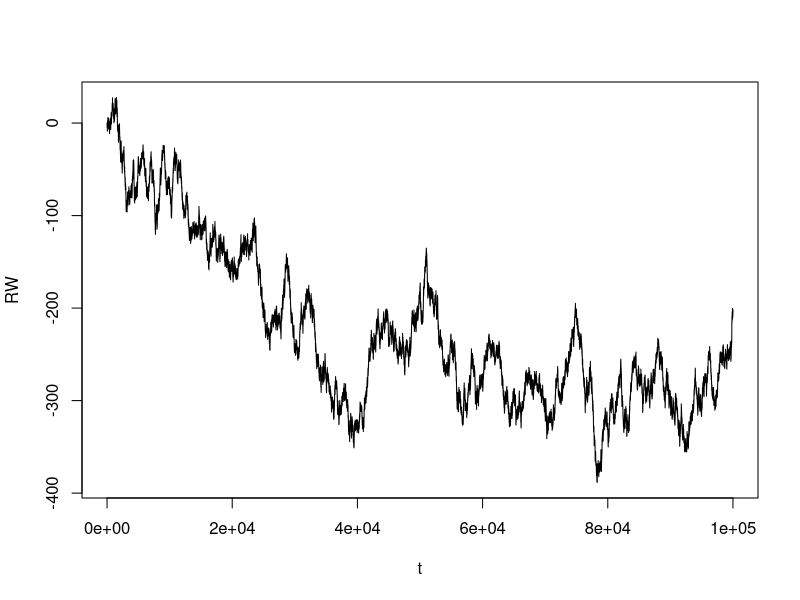
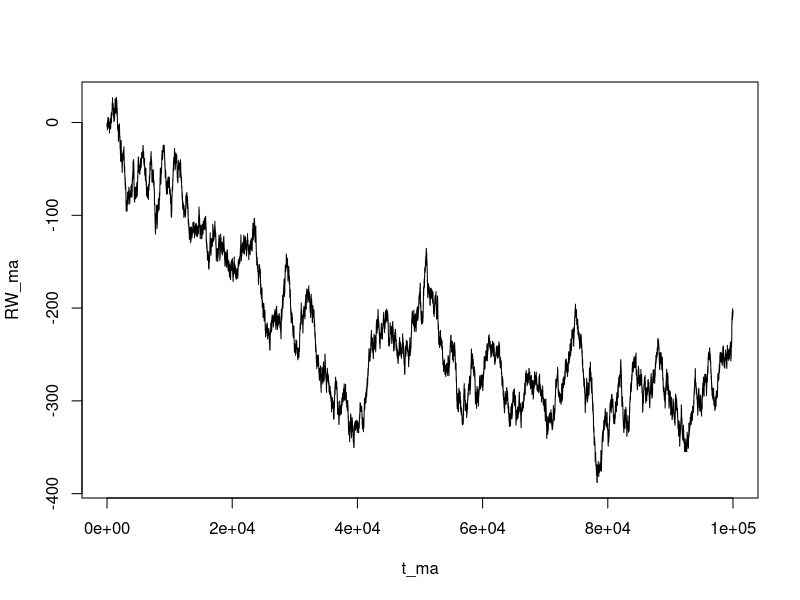

Reproduce these figures in R, in order.
# Moving Average
# is a symmetrical MA unbiased

library(forecast)

# generate random walk
n <- 100000 # convergance only becomes clear with many observations
t <- seq(1,n, by = 1)
WN <- rnorm(n) # white noise
RW <- cumsum(WN) # random walk without drift

# plot the random walk
plot(t, RW, type = 'l')

# moving average of order 3
RW_ma <- ma(RW, 3)

# discard NA values
RW_ma <- RW_ma[!is.na(RW_ma)]

# plot MA
t_ma <- seq(1, length(RW_ma), by = 1)
plot(t_ma, RW_ma, type = 'l')

# check to see if the means converge
mean(RW)
mean(RW_ma)

?sd
cov(RW_ma, RW_ma)
var(RW_ma)

cov(WN, WN) # covariance of white noise is 1 because index is the same
cov(WN[1:(length(WN)-1)], WN[(1+1):length(WN)]) # covariance is 0 when index is different

cov(RW, RW) # covariance of random walk is not 1 because they are not independent


wn_1 <- rnorm(500)
wn_ma_3 <- ma(wn_1, order = 3)
wn_ma_3 <- wn_ma_3[!is.na(wn_ma_3)]

wn_ma_5 <- ma(wn_1, order = 5)
wn_ma_5 <- wn_ma_5[!is.na(wn_ma_5)]

wn_ma_6 <- ma(wn_1, order = 6)
wn_ma_6 <- wn_ma_6[!is.na(wn_ma_6)]

wn_ma_10 <- ma(wn_1, order = 10)
wn_ma_10 <- wn_ma_10[!is.na(wn_ma_10)]

U <- 1:15
ma(U, 10, centre = TRUE)
?ma

# expected value of MA from white noise is 0
mean(wn_ma_3)
mean(wn_ma_10)


# autocovariance
autocov <- function(V, tau = 0) {
  V_1 <- V[1:(length(V)-tau)]
  V_2 <- V[(1+tau):length(V)]
  print(cov(V_1, V_2))
}

wn_2 <- rnorm(10000)
autocov(wn_2)
autocov(wn_2, 1)


wn_2_ma_3 <- ma(wn_2, 3)
wn_2_ma_3 <- wn_2_ma_3[!is.na(wn_2_ma_3)]
var(wn_2)
var(wn_2_ma_3) # ma is 1/3 the variance of wn
autocov(wn_2_ma_3) # autocov with tau 0 is 1/3 the variance of wn
autocov(wn_2_ma_3, 1) # autocov with tau 1 is 2/9 the variance of wn
autocov(wn_2_ma_3, 2) # autocov with tau 1 is 1/9 the variance of wn
var(wn_2) * 1/9
autocov(wn_2_ma_3, 3) # autocov with tau 1 is 1/9 the variance of wn
